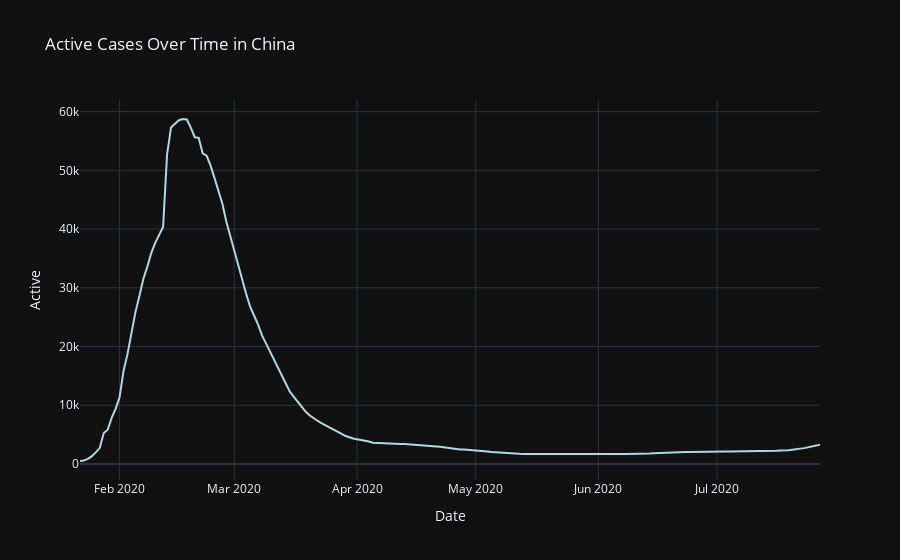
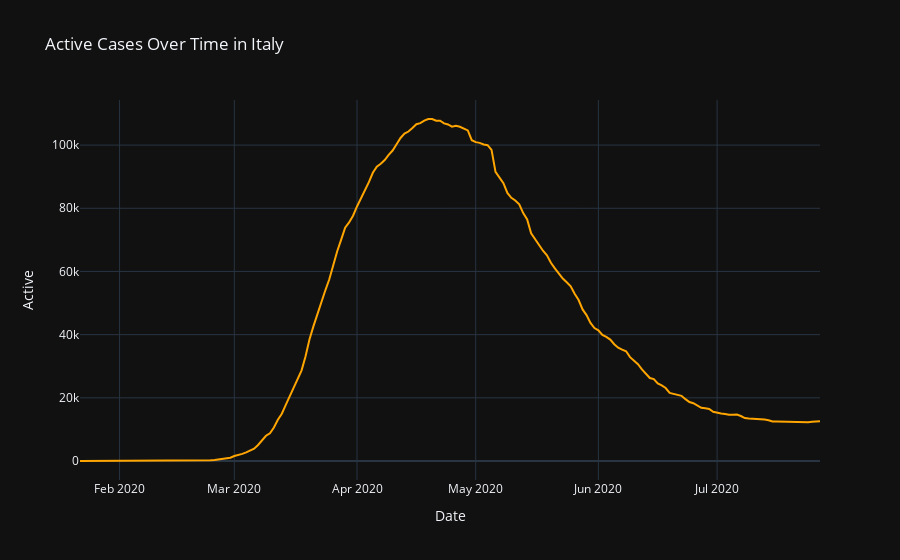
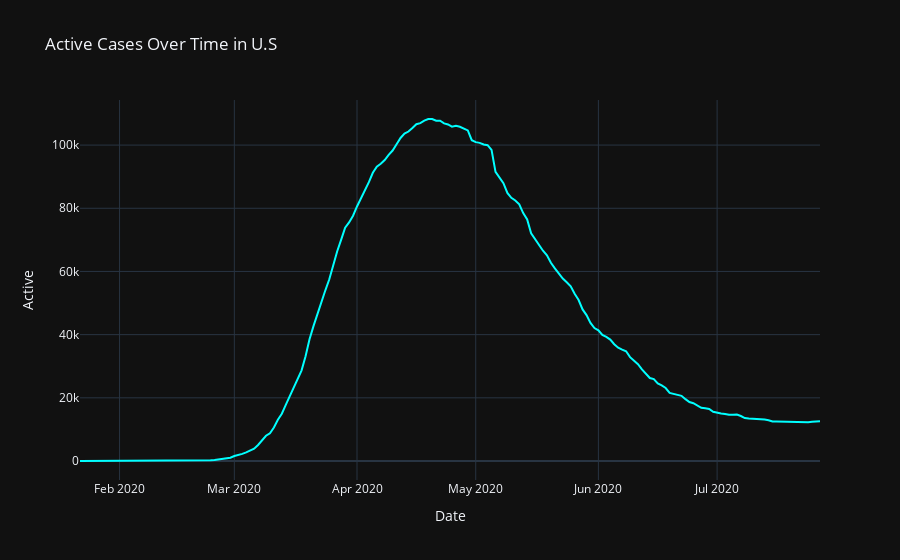

Notebook cell for these charts, in order:
### Code cell
conchina = covid[covid["country"] == "China"].pivot_table(index = "Date", values = ["Active"],
                                                        aggfunc = "sum").reset_index()
fig1 = px.line(conchina, x = "Date", y = "Active",
             template = "plotly_dark", title = "Active Cases Over Time in China",
              color_discrete_sequence = ["lightblue"])
fig1.show()
conitaly = covid[covid["country"] == "Italy"].pivot_table(index = "Date", values = ["Active"],
                                                        aggfunc = "sum").reset_index()
fig2 = px.line(conitaly, x = "Date", y = "Active",
             template = "plotly_dark", title = "Active Cases Over Time in Italy",
              color_discrete_sequence = ["orange"])
fig2.show()
conusa = covid[covid["country"] == "US"].pivot_table(index = "Date", values = ["Active"],
                                                        aggfunc = "sum").reset_index()
fig3 = px.line(conitaly, x = "Date", y = "Active",
             template = "plotly_dark", title = "Active Cases Over Time in U.S",
              color_discrete_sequence = ["cyan"])
fig3.show()

### Figure 1 — Plotly figure (JSON) as saved in the notebook; plotly's stock layout.template omitted (floating-point values rounded to 4 significant figures; data arrays with more than 128 entries replaced by an {"elided": "..."} marker saying what was removed)
{"data": [{"hovertemplate": "Date=%{x}<br>Active=%{y}<extra></extra>", "legendgroup": "", "line": {"color": "lightblue", "dash": "solid"}, "marker": {"symbol": "circle"}, "mode": "lines", "name": "", "orientation": "v", "showlegend": false, "type": "scatter", "x": {"elided": "188 str values"}, "xaxis": "x", "y": {"elided": "188 int values"}, "yaxis": "y"}], "layout": {"legend": {"tracegroupgap": 0}, "title": {"text": "Active Cases Over Time in China"}, "xaxis": {"anchor": "y", "domain": [0, 1], "title": {"text": "Date"}}, "yaxis": {"anchor": "x", "domain": [0, 1], "title": {"text": "Active"}}}}

### Figure 2 — Plotly figure (JSON) as saved in the notebook; plotly's stock layout.template omitted (floating-point values rounded to 4 significant figures; data arrays with more than 128 entries replaced by an {"elided": "..."} marker saying what was removed)
{"data": [{"hovertemplate": "Date=%{x}<br>Active=%{y}<extra></extra>", "legendgroup": "", "line": {"color": "orange", "dash": "solid"}, "marker": {"symbol": "circle"}, "mode": "lines", "name": "", "orientation": "v", "showlegend": false, "type": "scatter", "x": {"elided": "188 str values"}, "xaxis": "x", "y": {"elided": "188 int values"}, "yaxis": "y"}], "layout": {"legend": {"tracegroupgap": 0}, "title": {"text": "Active Cases Over Time in Italy"}, "xaxis": {"anchor": "y", "domain": [0, 1], "title": {"text": "Date"}}, "yaxis": {"anchor": "x", "domain": [0, 1], "title": {"text": "Active"}}}}

### Figure 3 — Plotly figure (JSON) as saved in the notebook; plotly's stock layout.template omitted (floating-point values rounded to 4 significant figures; data arrays with more than 128 entries replaced by an {"elided": "..."} marker saying what was removed)
{"data": [{"hovertemplate": "Date=%{x}<br>Active=%{y}<extra></extra>", "legendgroup": "", "line": {"color": "cyan", "dash": "solid"}, "marker": {"symbol": "circle"}, "mode": "lines", "name": "", "orientation": "v", "showlegend": false, "type": "scatter", "x": {"elided": "188 str values"}, "xaxis": "x", "y": {"elided": "188 int values"}, "yaxis": "y"}], "layout": {"legend": {"tracegroupgap": 0}, "title": {"text": "Active Cases Over Time in U.S"}, "xaxis": {"anchor": "y", "domain": [0, 1], "title": {"text": "Date"}}, "yaxis": {"anchor": "x", "domain": [0, 1], "title": {"text": "Active"}}}}
